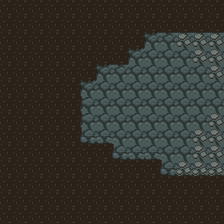

This is a level from a 2D game, rendered from its Tiled map with the project's own tilesets. A one-line summary and the complete map file follow:
An orthogonal 14x14 tile map with 16x16 px tiles, 3 tile layers (Fondo, Walk, NotWalk) and 4 objects (2x Transition, ObjInteract, Player).

<map version="1.10" tiledversion="1.10.2" orientation="orthogonal" renderorder="right-down" width="14" height="14" tilewidth="16" tileheight="16" infinite="0" nextlayerid="5" nextobjectid="5">
 <tileset firstgid="1" source="../../../tileset/Tileset completo.tsx" />
 <layer id="4" name="Fondo" width="14" height="14">
  <data encoding="csv">
0,0,0,0,0,0,0,0,0,0,0,0,0,0,
0,0,0,0,0,0,0,0,0,0,0,0,0,0,
0,0,0,0,0,0,0,0,0,359,359,359,359,359,
0,0,0,0,0,0,0,0,359,0,0,0,0,0,
0,0,0,0,0,0,359,359,0,0,0,0,0,0,
0,0,0,0,0,359,0,0,0,0,0,0,0,0,
0,0,0,0,0,359,0,0,0,0,0,0,0,0,
0,0,0,0,0,359,0,0,0,0,0,0,0,0,
0,0,0,0,0,359,359,0,0,0,0,0,0,0,
0,0,0,0,0,0,0,359,359,359,0,0,0,0,
0,0,0,0,0,0,0,0,0,0,359,359,359,359,
0,0,0,0,0,0,0,0,0,0,0,0,0,0,
0,0,0,0,0,0,0,0,0,0,0,0,0,0,
0,0,0,0,0,0,0,0,0,0,0,0,0,0
</data>
 </layer>
 <layer id="1" name="Walk" width="14" height="14">
  <data encoding="csv">
47,47,47,47,47,47,47,47,47,47,47,47,47,47,
47,47,47,47,47,47,47,47,47,47,47,47,47,47,
47,47,47,47,47,47,47,47,47,356,357,357,357,357,
47,47,47,47,47,47,47,47,356,385,385,385,385,385,
47,47,47,47,47,47,356,357,385,385,385,385,385,385,
47,47,47,47,47,356,385,385,385,385,385,385,385,385,
47,47,47,47,47,384,385,385,385,385,385,385,385,385,
47,47,47,47,47,384,385,385,385,385,385,385,385,385,
47,47,47,47,47,412,413,385,385,385,385,385,385,385,
47,47,47,47,47,47,47,412,413,413,385,385,385,385,
47,47,47,47,47,47,47,47,47,47,412,413,413,413,
47,47,47,47,47,47,47,47,47,47,47,47,47,47,
47,47,47,47,47,47,47,47,47,47,47,47,47,47,
47,47,47,47,47,47,47,47,47,47,47,47,47,47
</data>
 </layer>
 <layer id="2" name="NotWalk" width="14" height="14">
  <data encoding="csv">
359,359,359,359,359,359,359,359,359,359,359,359,359,359,
359,359,359,359,359,359,359,359,359,359,359,359,359,359,
359,359,359,359,359,359,359,359,359,0,0,389,389,389,
359,359,359,359,359,359,359,359,0,0,0,0,389,389,
359,359,359,359,359,359,0,0,0,0,0,0,0,389,
359,359,359,359,359,0,0,0,0,0,0,0,0,0,
359,359,359,359,359,0,0,0,0,0,0,0,0,0,
359,359,359,359,359,0,0,0,0,0,0,0,0,389,
359,359,359,359,359,0,0,0,0,0,0,0,389,389,
359,359,359,359,359,359,359,0,0,0,0,0,389,389,
359,359,359,359,359,359,359,359,359,359,0,389,389,389,
359,359,359,359,359,359,359,359,359,359,359,359,359,359,
359,359,359,359,359,359,359,359,359,359,359,359,359,359,
359,359,359,359,359,359,359,359,359,359,359,359,359,359
</data>
 </layer>
 <objectgroup id="3" name="Obj">
  <object id="1" name="Recompensa" type="ObjInteract" x="104" y="106.5">
   <point />
  </object>
  <object id="2" name="FlonkE" type="Player" x="199.5" y="106">
   <point />
  </object>
  <object id="3" name="TransitionE" type="Transition" x="216.25" y="89">
   <properties>
    <property name="nextMap" value="resources/maps/niveles/nivel02/fuera/mapaN2_06_fuera.tmx" />
   </properties>
   <point />
  </object>
  <object id="4" name="TransitionE" type="Transition" x="216" y="106.5">
   <properties>
    <property name="nextMap" value="resources/maps/niveles/nivel02/fuera/mapaN2_06_fuera.tmx" />
   </properties>
   <point />
  </object>
 </objectgroup>
</map>
